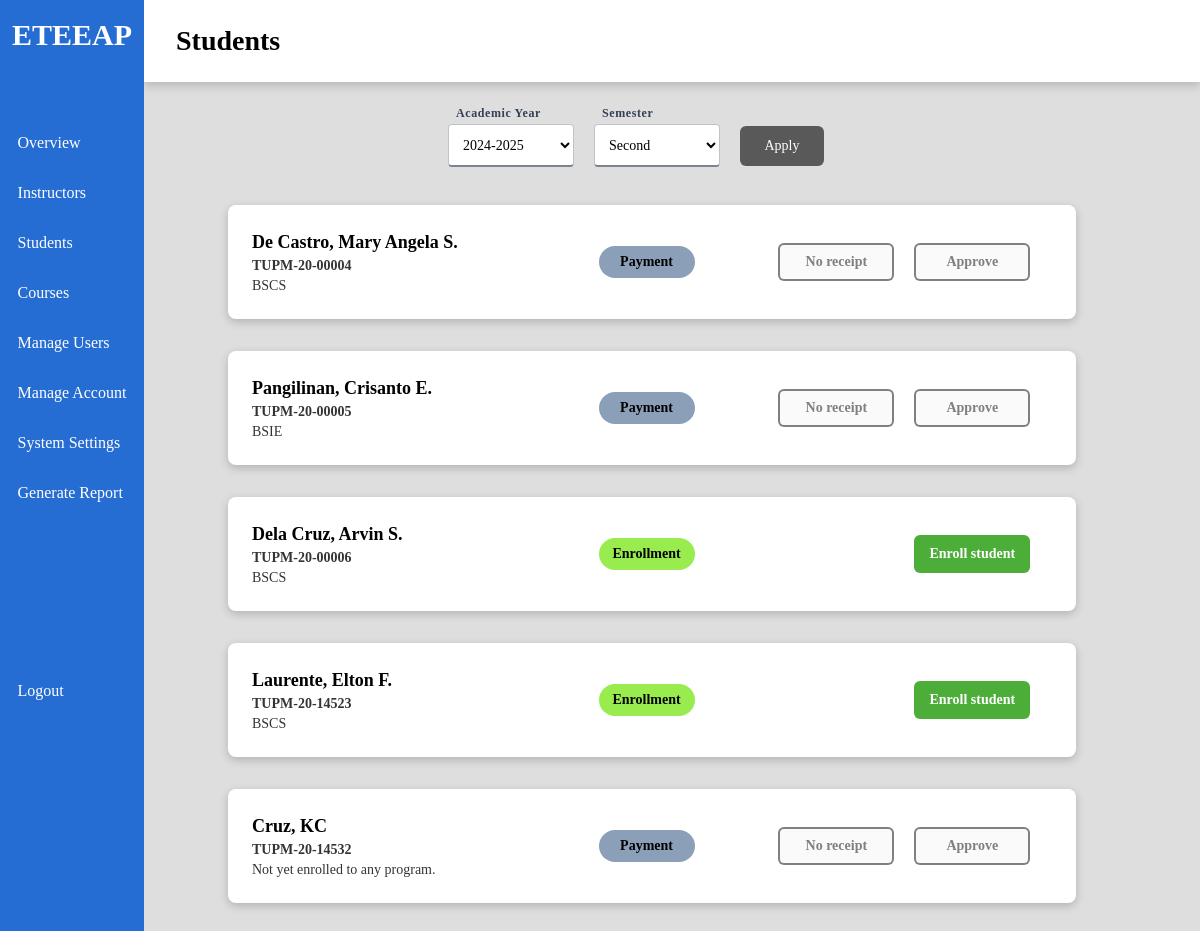
The page /index/admin_students (signed in) on the database its author committed.
### models.py (models this page shows)
class Student(db.Model):
    __tablename__ = "students"
    id = db.Column("id", db.Integer, primary_key=True)
    user = db.Column("user", db.Integer, db.ForeignKey('users.id'))
    progress = db.Column(db.Enum('payment', 'enrollment', 'enrolled', 'graduate'), nullable=False, default='payment')
    program = db.Column("program", db.Integer, db.ForeignKey('programs.id'))
    ay = db.Column("academic_year", db.String(9))
    tup_id = db.Column("tup_id", db.String(20))
    semester = db.Column("semester", db.Enum('1st', '2nd'))
    receipt_filepath = db.Column("receipt_filepath", db.String(64))
    enrollments = db.relationship("Enrollment", backref='students')

class Program(db.Model):
    __tablename__ = "programs"
    id = db.Column("id", db.Integer, primary_key=True)
    name = db.Column("name", db.String(64))
    abbr = db.Column("abbr", db.String(10))
    courses = db.relationship("Course", backref=db.backref("program"))
    college_id = db.Column(db.Integer, db.ForeignKey("colleges.id"))

### views.py (the view)
@views.route('/admin_students', methods=["GET", "POST"])
def admin_students():
    if g.user != 'admin':
        return redirect(url_for('.unauthorized'))
    views = user_views[g.user]
    students = db.get_students()
    data = { 'students': [] }
    form = StudentsFilterForm(db.get_academic_years())
    for s in students:
        info = {
            'name': f"{s['l_name'].title()}, {s['f_name']} {s['m_name'][0]+'.' if s['m_name'] else ''}",
            'username': s['username'],
            'id': s['id'],
            'uid': s['user'],
            'tup_id': s['tup_id'],
            'program': db.get_program(s['program'])['abbr'],
            'progress': s['progress'],
            'receipt': s['receipt_filepath'],
            'ay': s['ay'],
            'semester': s['semester']
        }
        data['students'].append(info)
    if form.validate_on_submit():
        filter = form.data
    else:
        cfg = db.get_system_settings()
        form.ay.data = str(cfg['academic_year'])
        form.semester.data = str(cfg['semester'])
        filter = form.data
    data['students'] = [s for s in data['students'] if str(s['ay']) == filter['ay'] and str(s['semester']) == filter['semester']]
    return render_template('students-admin.html', page="Students", data=data, form=form, views=views)

### forms.py
class StudentsFilterForm(FlaskForm):
    ay = SelectField('Academic Year', choices=[], validators=[DataRequired()])
    semester = SelectField('Semester', choices=[("1st", "First"), ("2nd", "Second"), ("Midyear", "Midyear")], validators=[DataRequired()])
    submit = SubmitField('Apply')
    def __init__(self, academic_years):
        super().__init__()
        self.ay.choices = [(a, a) for a in academic_years]

### db_functions.py (called while the page is built)
def get_system_settings():
    fp = "./cfg.json"
    if os.path.exists(fp):
        with open(fp, 'r') as file:
            cfg = json.loads(file.read())
    else:
        cfg = {'academic_year': date.today().year, 'semester': '1st'}
        with open(fp, 'w') as file:
            file.write(json.dumps(cfg))
    return cfg

def get_user(user_id):
    return User.query.filter_by(id=user_id).first().__dict__

def get_academic_years():
    enrollments = Enrollment.query.all()
    academic_years = []
    for enrollment in enrollments:
        if enrollment.ay not in academic_years:
            academic_years.append(enrollment.ay)
    return academic_years

def get_students():
    students = []
    for student in Student.query.all():
        student = student.__dict__
        userinfo = get_user(student['user'])
        student['f_name'] = userinfo['f_name']
        student['l_name'] = userinfo['l_name']
        student['m_name'] = userinfo['m_name']
        student['username'] = userinfo['username']
        students.append(student)
    return students

def get_program(program_id):
    program = Program.query.filter_by(id=program_id).first()
    if program:
        return program.__dict__
    else:
        return {
            'id': None,
            'name': 'Not yet enrolled to any program.',
            'abbr': 'Not yet enrolled to any program.',
            'courses': [],
            'college_id': None
        }

### views.py (called while the page is built)
@views.before_request
def verify_permissions():
    g.user = None
    if 'user' in session:
        g.user = session['user']
    else:
        return redirect('/login')

### templates/students-admin.html (shortened to what this page needs)
{% extends "index.html" %}
{% block content %}
<div class="main-content">
    <form action="/index/admin_students" method="post">
        <div class="form-row filters">
            <div class="field width-15">
                {{ form.ay.label() }}
                {{ form.ay(class="text") }}
            </div>
            <div class="field width-15">
                {{ form.semester.label() }}
                {{ form.semester(class="text") }}
            </div>
            <div class="field width-10">
                {{ form.submit(class='submit grey width-100') }}
            </div>
        </div>
    </form>
    {% for student in data.students %}
    <div class="main-row">
        <div class="card bar color-white">
            <div class="left">
                <div class="card-strongtext"> {{ student.name}} </div>
                <div class="card-subtext">
                    {% if student.tup_id %}
                        {{ student.tup_id }}
                    {% else %}
                        TUP ID not set
                    {% endif %}
                </div>
                <div class="card-subtext smaller">{{ student.program }}</div>
            </div>
            <div class="middle">
                <div class="cell {{ student.progress }}"> {{ student.progress.title() }} </div>
            </div>
            <div class="right">
                {% if student.progress == 'payment' and student.receipt %}
                    <a href="{{url_for(".get_receipt", user_id=student.uid )}}" target="_blank"><button class="btn-grey">View receipt</button></a>
                    <button class="approve btn-green" data-id="{{student.id}}" data-progress="{{student.progress}}">Approve</button>
                {% elif student.progress == 'payment' %}
                    <button disabled>No receipt</button>
                    <button disabled>Approve</button>
                {% elif student.progress == 'enrollment' %}
                    <button class="enroll btn-green"  data-id="{{student.id}}">Enroll student</button>
                {% elif student.progress == 'enrolled' %}
                <button class="view btn-purple">View Subjects</button>
                {% endif %}
            </div>
        </div>
    </div>
    {% endfor %}
</div>
{% endblock %}

### static/styles/index.css (style rules this page uses)
* { margin: 0; padding: 0; font-family: quicksand; }
body { background-color: #dedede; }
input, textarea { margin-left: 52px; }
select, input[type="number"] { width: 200px; line-height: 22px; font-size: 16px; padding: 6px; border: 1px solid rgba(47, 47, 47, 0.6); }
select option { margin-bottom: 4px; }
input[type="submit"] { color: white; background-color: #199914da; font-size: 14px; padding: 12px; border: none; border-radius: 6px; max-width: 102px; }
label { margin-left: 52px; margin-bottom: 8px; }
button[disabled] { cursor: default; color: rgba(47, 47, 47, 0.6); border: 2px solid rgba(47, 47, 47, 0.6);; }
.btn-green { background-color: rgba(58, 165, 36, 0.9); }

### rows shown on the page
Student: tup_id "TUPM-20-00004"
Program: program "BSCS" "BSCS" "BSCS"
Student: tup_id "TUPM-20-00005"
Program: program "BSIE"
Student: tup_id "TUPM-20-00006"
Student: tup_id "TUPM-20-14523"
Student: tup_id "TUPM-20-14532"

### other values the page prints
{{ view.name }} "Overview" "Instructors" "Students" "Courses" "Manage Users" "Manage Account" "System Settings" "Generate Report"
{{ page }} "Students"
{{ student.name }} "De Castro, Mary Angela S." "Pangilinan, Crisanto E." "Dela Cruz, Arvin S." "Laurente, Elton F." "Cruz, KC"
{{ student.progress.title() }} "Payment" "Payment" "Enrollment" "Enrollment" "Payment"
{{ student.program }} "Not yet enrolled to any program."
